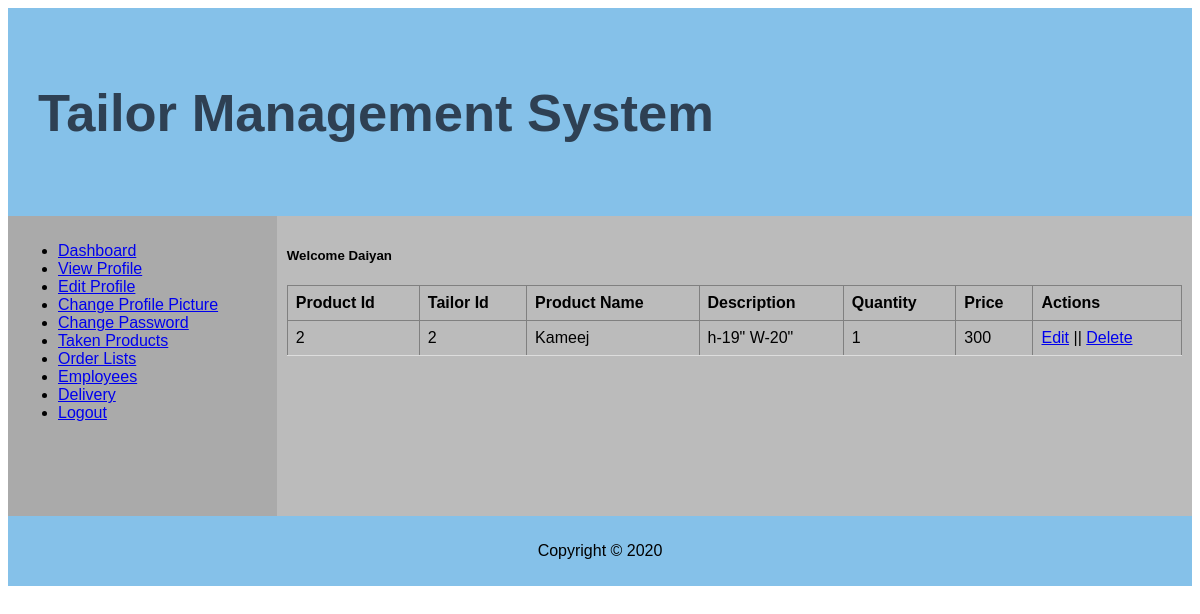
/all_taken_products.php (signed in), run on the app's committed database.
### tables this page shows
CREATE TABLE `products` (
  `pid` bigint(100) NOT NULL,
  `tid` int(50) NOT NULL,
  `pname` varchar(50) NOT NULL,
  `description` varchar(100) NOT NULL,
  `pquantity` mediumint(100) NOT NULL,
  `price` int(50) NOT NULL
);

### all_taken_products.php (the view, shortened to what this page needs)
<?php
$userName=$_SESSION['userName'];
?>
<html>
<head>
</head>
<body>
<div class="grid-container">
  <div class="header">
    <h2 style="color: #2E4053"; align="left">Tailor Management System <?php
    ?></h2>
  </div>
  <div class="left" style="background-color:#aaa;">
  <ul>
  <li><a href="nhome.php">Dashboard</a></li>
  <li><a href="view.php?userName=<?php echo $userName; ?>">View Profile</a></li>
  <li><a href="edit.php">Edit Profile</a></li>
  <li><a href="changepic.php">Change Profile Picture</a></li>
  <li><a href="changepass.php">Change Password</a></li>
  <li><a href="all_taken_products.php">Taken Products</a></li>
  <li><a href="all_orders.php">Order Lists</a></li>
  <li><a href="employee_list.php">Employees</a></li>
  <li><a href="delivery.php">Delivery</a></li>
    <li><a href="logout.php">Logout</a></li>
</ul>
  </div>
  <div class="middle" style="background-color:#bbb;"><?php
    $name=$_SESSION['name'];
    echo "<h5>Welcome $name</h5>";
    ?>
      <?php
  $con=mysqli_connect("localhost","root","","db");
  $sql="SELECT `pid`, `tid`, `pname`, `description`, `pquantity`, `price` FROM products ";
  $result=mysqli_query($con,$sql);
  if(mysqli_num_rows($result)>0)
   {
    ?>
    <table border='1' cellpadding='8'>
      <tr>
        <th>Product Id</th>
        <th>Tailor Id</th>
        <th>Product Name</th>
        <th>Description</th>
        <th>Quantity</th>
        <th>Price</th>
        <th>Actions</th>
      </tr>
    <?php
    while($row=mysqli_fetch_array($result))
    {
      echo "<tr>";
      echo "<tr>";
      echo "<td>".$row['pid']."</td>";
      echo "<td>".$row['tid']."</td>";
      echo "<td>".$row['pname']."</td>";
      echo "<td>".$row['description']."</td>";
      echo "<td>".$row['pquantity']."</td>";
      echo "<td>".$row['price']."</td>";
      echo '<td><a href="productedit.php? Product Id='.$row['pid'].'&Tailor Id='.$row['tid'].'&Product Name=' .$row['pname'].'&Description='.$row['description'].'&Quantity='.$row['pquantity'].'&Price='.$row['price'].'">Edit</a> || <a href="productdelete.php?pid=' .$row['pid'].'">Delete</a></td>';
      echo "</tr>";
    }
    echo "</table>";
   }
   else
   {
    echo "No data found.<br/>";
   }
    ?>
     </div>
  <div class="footer">
    <p>Copyright © 2020</p>
  </div>
</div>
</body>
</html>

### all_taken_products.php (style rules this page uses)
* { box-sizing: border-box; }
body { font-family: Arial, Helvetica, sans-serif; }
.header { grid-area: header; background-color: #85C1E9; padding: 30px; text-align: center; font-size: 35px; }
.grid-container { display: grid; grid-template-areas: 'header header header header header header' 'left middle middle middle middle middle' 'footer footer footer footer footer footer'; }
.left, .middle, .right { padding: 10px; height: 300px; }
.left { grid-area: left; }
.middle { grid-area: middle; }
.footer { grid-area: footer; background-color: #85C1E9; padding: 10px; text-align: center; }
table { border-collapse: collapse; width: 100%; }
th, td { padding: 8px; text-align: left; border-bottom: 1px solid #ddd; }

### data on the page
products: pid "2", tid "2", pname "Kameej", description "h-19\" W-20\"", pquantity "1", price "300"

### other printed values
$name "Daiyan"
